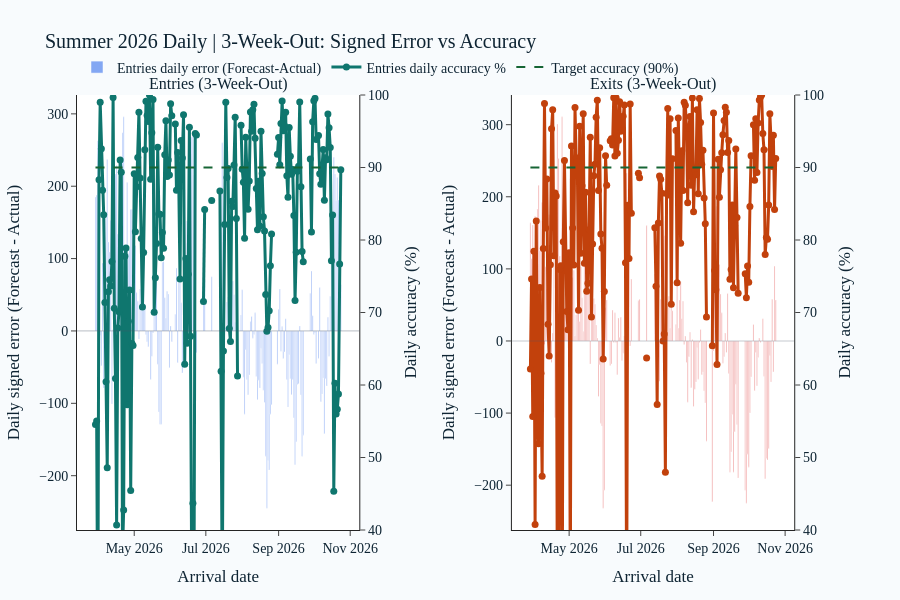
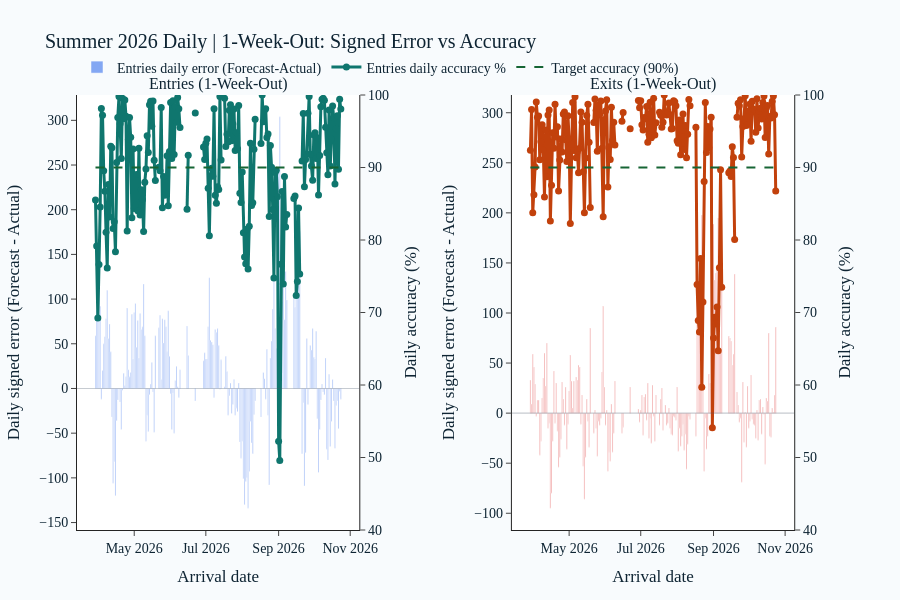

The notebook cell saved with these charts, in order:
### Code cell
# -----------------------------------------------------------------------------
# DAILY PACK
# -----------------------------------------------------------------------------

plot_dual_axis_split("3_weeks_out", "3-Week-Out", grain="daily")
plot_dual_axis_split("1_week_out", "1-Week-Out", grain="daily")
plot_dual_axis_total("3_weeks_out", "3-Week-Out", grain="daily")
plot_dual_axis_total("1_week_out", "1-Week-Out", grain="daily")

# -----------------------------------------------------------------------------
# WEEKLY PACK
# -----------------------------------------------------------------------------

plot_dual_axis_split("3_weeks_out", "3-Week-Out", grain="weekly")
plot_dual_axis_split("1_week_out", "1-Week-Out", grain="weekly")
plot_dual_axis_total("3_weeks_out", "3-Week-Out", grain="weekly")
plot_dual_axis_total("1_week_out", "1-Week-Out", grain="weekly")

### Figure 1 — Plotly figure (JSON) as saved in the notebook; plotly's stock layout.template omitted (floating-point values rounded to 4 significant figures; data arrays with more than 128 entries replaced by an {"elided": "..."} marker saying what was removed)
{"data": [{"marker": {"color": "#2563EB"}, "name": "Entries daily error (Forecast-Actual)", "opacity": 0.55, "showlegend": true, "type": "bar", "x": {"elided": "210 str values"}, "xaxis": "x", "y": {"elided": "210 float values"}, "yaxis": "y"}, {"line": {"color": "#0F766E", "width": 3}, "marker": {"size": 7}, "mode": "lines+markers", "name": "Entries daily accuracy %", "showlegend": true, "type": "scatter", "x": {"elided": "210 str values"}, "xaxis": "x", "y": {"elided": "210 float values"}, "yaxis": "y2"}, {"line": {"color": "#166534", "dash": "dash", "width": 2}, "mode": "lines", "name": "Target accuracy (90%)", "showlegend": true, "type": "scatter", "x": {"elided": "210 str values"}, "xaxis": "x", "y": {"elided": "210 float values"}, "yaxis": "y2"}, {"marker": {"color": "#DC2626"}, "name": "Exits daily error (Forecast-Actual)", "opacity": 0.55, "showlegend": false, "type": "bar", "x": {"elided": "210 str values"}, "xaxis": "x2", "y": {"elided": "210 float values"}, "yaxis": "y3"}, {"line": {"color": "#C2410C", "width": 3}, "marker": {"size": 7}, "mode": "lines+markers", "name": "Exits daily accuracy %", "showlegend": false, "type": "scatter", "x": {"elided": "210 str values"}, "xaxis": "x2", "y": {"elided": "210 float values"}, "yaxis": "y4"}, {"line": {"color": "#166534", "dash": "dash", "width": 2}, "mode": "lines", "name": "Target accuracy (90%)", "showlegend": false, "type": "scatter", "x": {"elided": "210 str values"}, "xaxis": "x2", "y": {"elided": "210 float values"}, "yaxis": "y4"}], "layout": {"annotations": [{"font": {"size": 16}, "showarrow": false, "text": "Entries (3-Week-Out)", "x": 0.185, "xanchor": "center", "xref": "paper", "y": 1, "yanchor": "bottom", "yref": "paper"}, {"font": {"size": 16}, "showarrow": false, "text": "Exits (3-Week-Out)", "x": 0.755, "xanchor": "center", "xref": "paper", "y": 1, "yanchor": "bottom", "yref": "paper"}], "barmode": "relative", "font": {"color": "#0E2433", "family": "Aptos Display, Aptos, Calibri", "size": 14}, "height": 600, "legend": {"orientation": "h", "x": 0, "y": 1.1}, "margin": {"b": 70, "l": 70, "r": 60, "t": 95}, "paper_bgcolor": "#F8FBFD", "plot_bgcolor": "#FFFFFF", "shapes": [{"line": {"color": "#475569", "width": 1.2}, "type": "line", "x0": 0, "x1": 1, "xref": "x domain", "y0": 0, "y1": 0, "yref": "y"}, {"line": {"color": "#475569", "width": 1.2}, "type": "line", "x0": 0, "x1": 1, "xref": "x2 domain", "y0": 0, "y1": 0, "yref": "y3"}], "title": {"text": "Summer 2026 Daily | 3-Week-Out: Signed Error vs Accuracy"}, "xaxis": {"anchor": "y", "domain": [0, 0.37], "title": {"text": "Arrival date"}}, "xaxis2": {"anchor": "y3", "domain": [0.57, 0.94], "title": {"text": "Arrival date"}}, "yaxis": {"anchor": "x", "domain": [0, 1], "title": {"text": "Daily signed error (Forecast - Actual)"}}, "yaxis2": {"anchor": "x", "overlaying": "y", "range": [40, 100], "side": "right", "title": {"text": "Daily accuracy (%)"}}, "yaxis3": {"anchor": "x2", "domain": [0, 1], "title": {"text": "Daily signed error (Forecast - Actual)"}}, "yaxis4": {"anchor": "x2", "overlaying": "y3", "range": [40, 100], "side": "right", "title": {"text": "Daily accuracy (%)"}}}}

### Figure 2 — Plotly figure (JSON) as saved in the notebook; plotly's stock layout.template omitted (floating-point values rounded to 4 significant figures; data arrays with more than 128 entries replaced by an {"elided": "..."} marker saying what was removed)
{"data": [{"marker": {"color": "#2563EB"}, "name": "Entries daily error (Forecast-Actual)", "opacity": 0.55, "showlegend": true, "type": "bar", "x": {"elided": "210 str values"}, "xaxis": "x", "y": {"elided": "210 float values"}, "yaxis": "y"}, {"line": {"color": "#0F766E", "width": 3}, "marker": {"size": 7}, "mode": "lines+markers", "name": "Entries daily accuracy %", "showlegend": true, "type": "scatter", "x": {"elided": "210 str values"}, "xaxis": "x", "y": {"elided": "210 float values"}, "yaxis": "y2"}, {"line": {"color": "#166534", "dash": "dash", "width": 2}, "mode": "lines", "name": "Target accuracy (90%)", "showlegend": true, "type": "scatter", "x": {"elided": "210 str values"}, "xaxis": "x", "y": {"elided": "210 float values"}, "yaxis": "y2"}, {"marker": {"color": "#DC2626"}, "name": "Exits daily error (Forecast-Actual)", "opacity": 0.55, "showlegend": false, "type": "bar", "x": {"elided": "210 str values"}, "xaxis": "x2", "y": {"elided": "210 float values"}, "yaxis": "y3"}, {"line": {"color": "#C2410C", "width": 3}, "marker": {"size": 7}, "mode": "lines+markers", "name": "Exits daily accuracy %", "showlegend": false, "type": "scatter", "x": {"elided": "210 str values"}, "xaxis": "x2", "y": {"elided": "210 float values"}, "yaxis": "y4"}, {"line": {"color": "#166534", "dash": "dash", "width": 2}, "mode": "lines", "name": "Target accuracy (90%)", "showlegend": false, "type": "scatter", "x": {"elided": "210 str values"}, "xaxis": "x2", "y": {"elided": "210 float values"}, "yaxis": "y4"}], "layout": {"annotations": [{"font": {"size": 16}, "showarrow": false, "text": "Entries (1-Week-Out)", "x": 0.185, "xanchor": "center", "xref": "paper", "y": 1, "yanchor": "bottom", "yref": "paper"}, {"font": {"size": 16}, "showarrow": false, "text": "Exits (1-Week-Out)", "x": 0.755, "xanchor": "center", "xref": "paper", "y": 1, "yanchor": "bottom", "yref": "paper"}], "barmode": "relative", "font": {"color": "#0E2433", "family": "Aptos Display, Aptos, Calibri", "size": 14}, "height": 600, "legend": {"orientation": "h", "x": 0, "y": 1.1}, "margin": {"b": 70, "l": 70, "r": 60, "t": 95}, "paper_bgcolor": "#F8FBFD", "plot_bgcolor": "#FFFFFF", "shapes": [{"line": {"color": "#475569", "width": 1.2}, "type": "line", "x0": 0, "x1": 1, "xref": "x domain", "y0": 0, "y1": 0, "yref": "y"}, {"line": {"color": "#475569", "width": 1.2}, "type": "line", "x0": 0, "x1": 1, "xref": "x2 domain", "y0": 0, "y1": 0, "yref": "y3"}], "title": {"text": "Summer 2026 Daily | 1-Week-Out: Signed Error vs Accuracy"}, "xaxis": {"anchor": "y", "domain": [0, 0.37], "title": {"text": "Arrival date"}}, "xaxis2": {"anchor": "y3", "domain": [0.57, 0.94], "title": {"text": "Arrival date"}}, "yaxis": {"anchor": "x", "domain": [0, 1], "title": {"text": "Daily signed error (Forecast - Actual)"}}, "yaxis2": {"anchor": "x", "overlaying": "y", "range": [40, 100], "side": "right", "title": {"text": "Daily accuracy (%)"}}, "yaxis3": {"anchor": "x2", "domain": [0, 1], "title": {"text": "Daily signed error (Forecast - Actual)"}}, "yaxis4": {"anchor": "x2", "overlaying": "y3", "range": [40, 100], "side": "right", "title": {"text": "Daily accuracy (%)"}}}}
